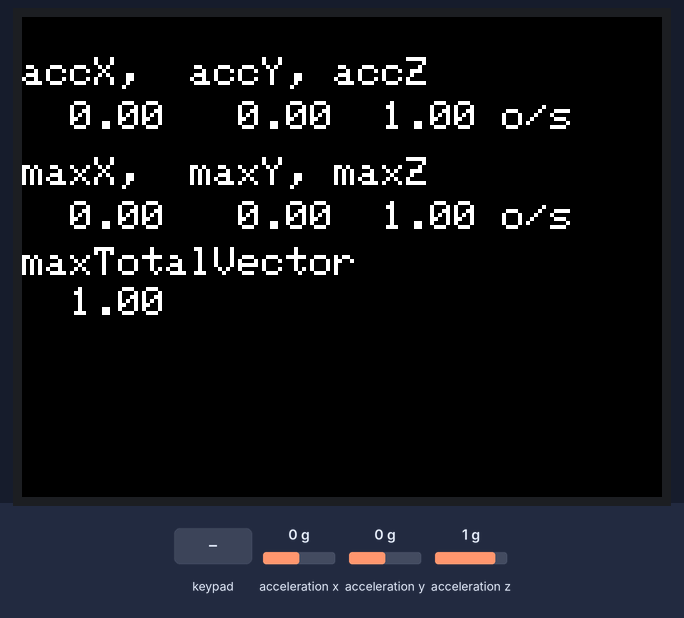
Bench run of a sketch on a simulated ESP32. Shown: 320×240 colour display. The inputs (shaded band) are chosen by the test bench; at power-on: acceleration z 1 g, acceleration x 0 g, acceleration y 0 g.

Above: at 1.4 s.
1.5 s: acceleration z set to 0.4 g
At 2.1 s:
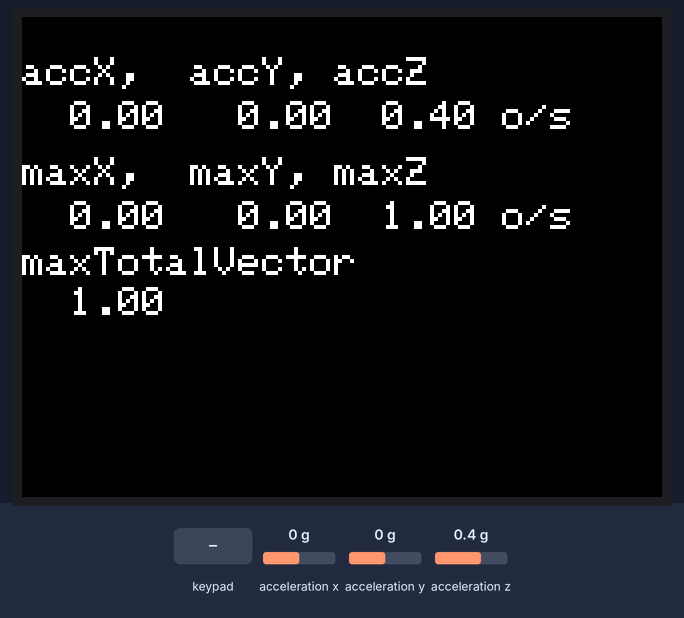
3.0 s: acceleration z set to 0.1 g
5.7 s: acceleration x set to -1.4 g
At 7.2 s:
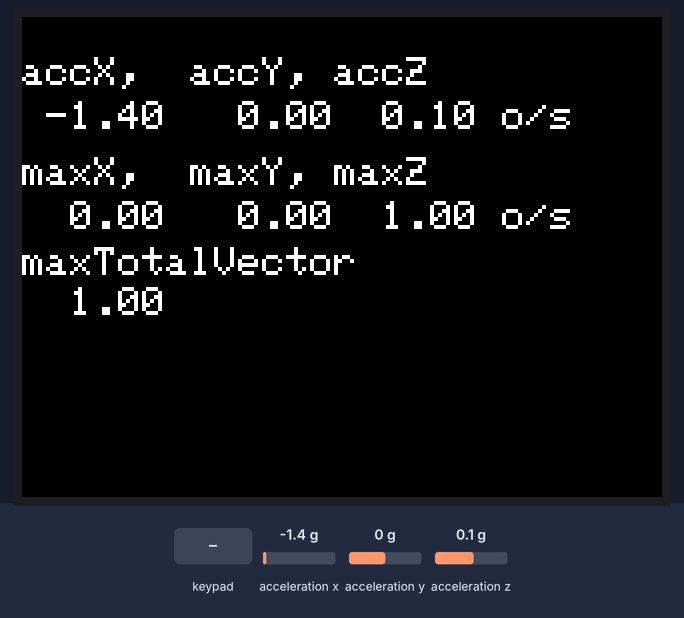
8.1 s: key 'A' pressed
At 9.5 s:
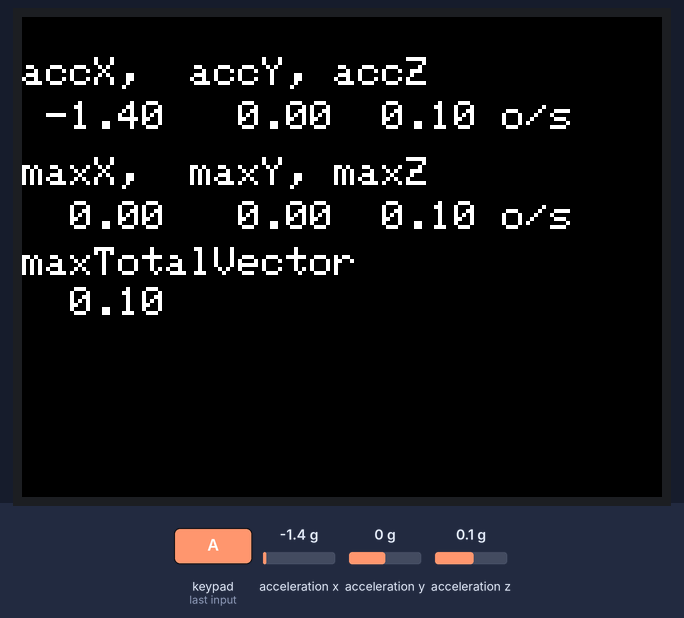
9.8 s: acceleration y set to -1.4 g
At 11.2 s:
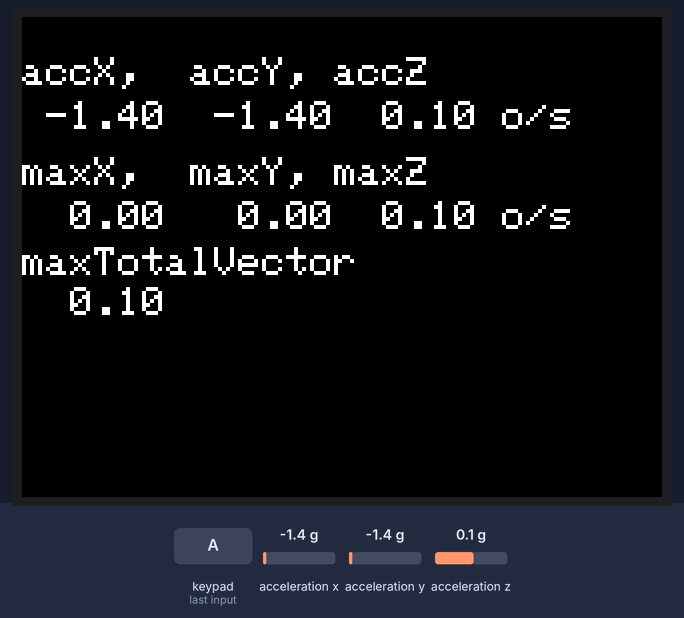
Timing chart, 0 to 12.3 s (numbered marks = the images above; inputs shaded):
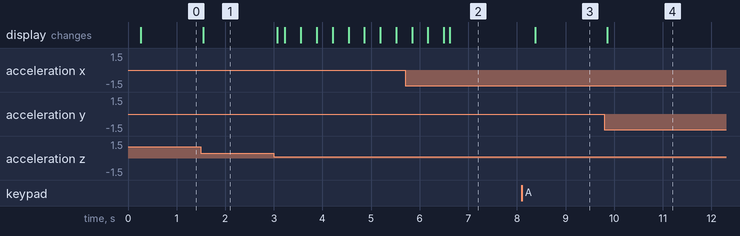

The sketch:

lab_4-1.ino
```cpp
/*
* CSC230 - Lab 4.1 - IMU Sensors
* Author: Levi Terry
* Due Date: 6/15/25
*/
#include <M5Core2.h>

// Define variables for storing inertial sensor data
float accX = 0.0F;
float accY = 0.0F;
float accZ = 0.0F;

// Maximum value for each axis
float maxX, maxY, maxZ = 0.0F;

float maxTotalVector = 0.0F;

bool isInFreeFall = false;
unsigned long freeFallStartTime = 0;

void setup() {
  M5.begin();
  M5.IMU.Init();
  M5.Lcd.fillScreen(BLACK);
  M5.Lcd.setTextColor(WHITE, BLACK);
  M5.Lcd.setTextSize(2);
}

void loop() {
  M5.update();
  // Query the IMU for accleration
  M5.IMU.getAccelData(&accX, &accY, &accZ);

  // Check if any axis has a larger max
  if (accX > maxX) { maxX = accX; }
  if (accY > maxY) { maxY = accY; }
  if (accZ > maxZ) { maxZ = accZ; }

  // Print out the data
  M5.Lcd.setCursor(0, 20);
  M5.Lcd.printf("accX,  accY, accZ");

  M5.Lcd.setCursor(0, 42);
  M5.Lcd.printf("%6.2f %6.2f%6.2f o/s", accX, accY, accZ);

  M5.Lcd.setCursor(0, 70);
  M5.Lcd.printf("maxX,  maxY, maxZ");

  M5.Lcd.setCursor(0, 92);
  M5.Lcd.printf("%6.2f %6.2f%6.2f o/s", maxX, maxY, maxZ);

  // Find the total vector of the max values
  maxTotalVector = sqrt((maxX * maxX) + (maxY * maxY) + (maxZ * maxZ));
  M5.Lcd.setCursor(0, 115);
  M5.Lcd.printf("maxTotalVector");
  M5.Lcd.setCursor(0, 135);
  M5.Lcd.printf("%6.2f", maxTotalVector);

  // Check the current accleration
  float totalAccel = sqrt((accX * accX) + (accY * accY) + (accZ * accZ));
  // There should be almost 0 acceleration during free fall
  if (totalAccel < 0.3)
  {
    if (!isInFreeFall)
    {
      isInFreeFall = true;
      freeFallStartTime = millis();
      // d = 1/2 * G * t^2 | 10 cm = 140ms falling time
    } else if (millis() - freeFallStartTime >= 140)
    {
      // If faling for 140ms (0.1 m) flash the screen red and white
      for (int i = 0; i < 5; i++)
      {
        M5.Lcd.fillScreen(RED);
        delay(250);
        M5.Lcd.fillScreen(WHITE);
        delay(250);
      }

      // Reset after triggering
      isInFreeFall = false;
      // Reset the screen
      M5.Lcd.fillScreen(BLACK);
    }
  } else {
    isInFreeFall = false;
  }

  // Reset the max values if the left button was pressed
  if (M5.BtnA.wasReleased()) {
    maxX = 0;
    maxY = 0;
    maxZ = 0;
    maxTotalVector = 0;
  }
}
```

Measured:
- after the input at 1.5 s, the display: changes after 0.05 s (image 1)
- after the input at 8.1 s, the display: changes after 0.27 s (image 3)
- after the input at 9.8 s, the display: changes after 0.06 s (image 4)
